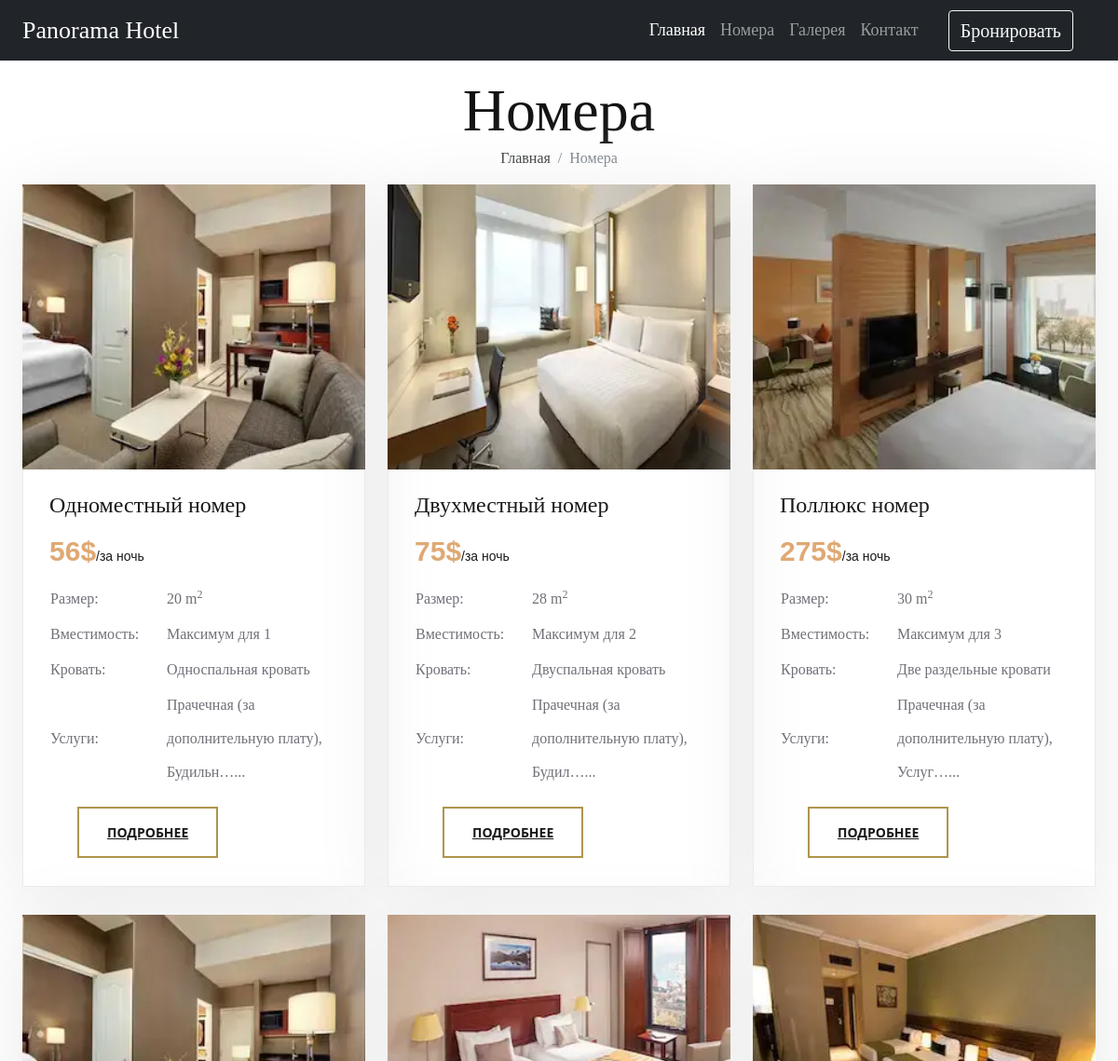
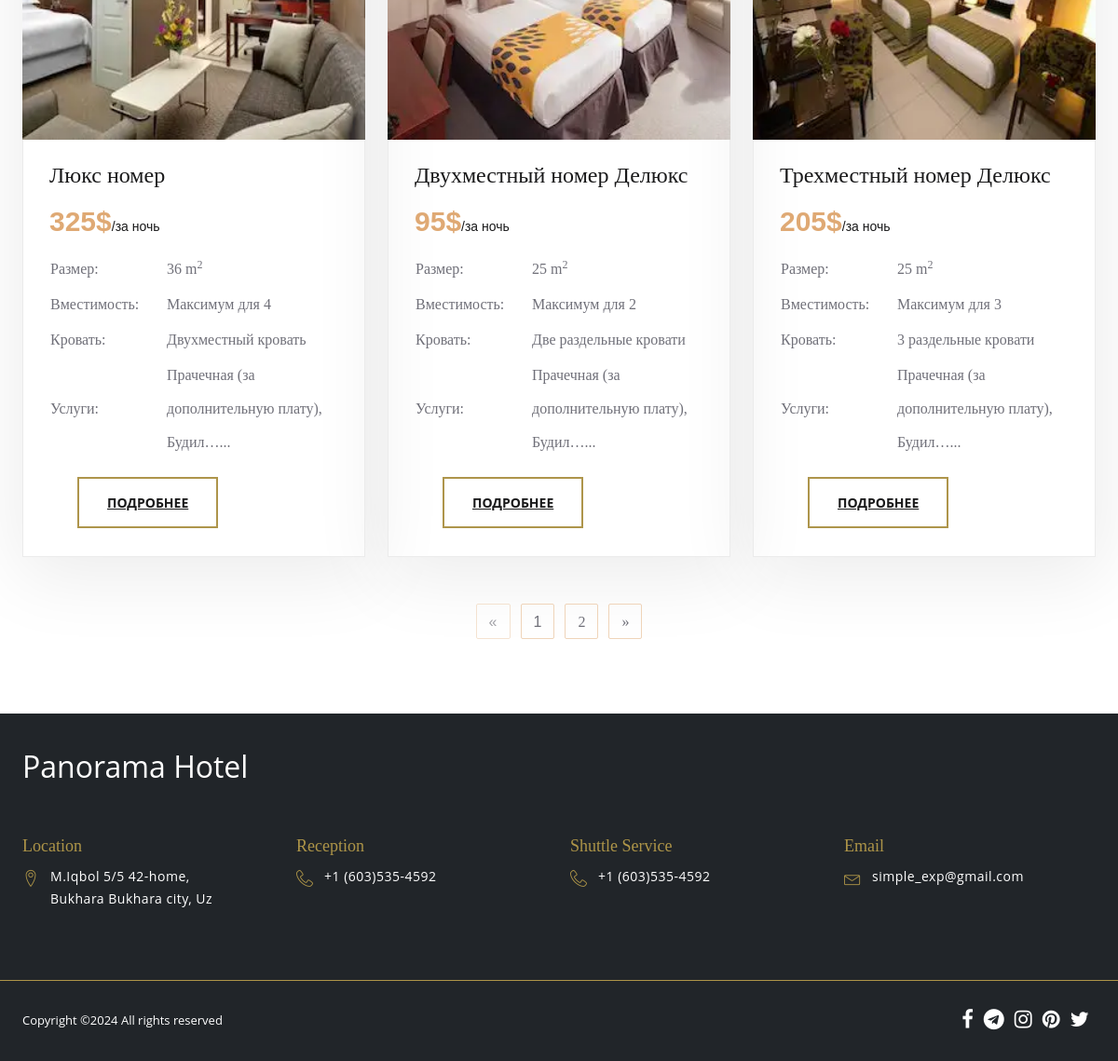
Screenshot of /rooms with the database file from the repository (2 pictures, top to bottom).
### hotelbooking/models.py (models this page shows, shortened)
class RoomType(models.Model):
    room_name = models.CharField(max_length=100)
    price = models.IntegerField()
    image = models.ImageField(upload_to="images/")
    max_persona = models.IntegerField()
    room_size = models.IntegerField()
    beds = models.CharField(max_length=255)
    comforts = models.TextField()
    services = models.TextField()
    smoking = models.BooleanField()
    mini_bar = models.BooleanField()
    description = models.TextField()

### hotelbooking/views.py (the view)
# urls.py: path('rooms', views.rooms_page, name='rooms_page'),
def rooms_page(request):
    room_typies_list = RoomType.objects.all()
    page = request.GET.get('page', 1)
    paginator = Paginator(room_typies_list, 6)
    try:
        room_typies = paginator.page(page)
    except PageNotAnInteger:
        room_typies = paginator.page(1)
    except EmptyPage:
        room_typies = paginator.page(paginator.num_pages)
    return render(request, 'hotelbooking/rooms.html', {
        'room_typies': room_typies
    })

### hotelbooking/templates/hotelbooking/rooms.html (shortened to what this page needs)
{% extends 'hotelbooking/index.html' %}
{% load static %}
{% block content %}
<div class="container mt-3">
    <div class="row">
        <div class="col-12">
            <h1 class="display-3 text-center">Номера</h1>
        </div>
        <div class="col">
            <nav aria-label="breadcrumb">
                <ol class="breadcrumb  justify-content-center">
                    <li class="breadcrumb-item">Главная</li>
                    <li class="breadcrumb-item active" aria-current="page">Номера</li>
                </ol>
            </nav>
        </div>
    </div>
</div>
<section class="rooms-section spad">
    <div class="container">
        <div class="row">
            {% for room_type in room_typies %}
            <div class="col-lg-4 col-md-6">
                <div class="room-item">
                    <img src="{{ room_type.image.url }}" alt="{{ room_type.room_name }}">
                    <div class="ri-text">
                        <h4>{{ room_type.room_name }}</h4>
                        <h3>{{ room_type.price }}$<span>/за ночь</span></h3>
                        <table>
                            <tbody>
                            <tr>
                                <td class="r-o">Размер:</td>
                                <td>{{ room_type.room_size }} m<sup>2</sup> </td>
                            </tr>
                            <tr>
                                <td class="r-o">Вместимость:</td>
                                <td>Максимум для {{ room_type.max_persona }}</td>
                            </tr>
                            <tr>
                                <td class="r-o">Кровать:</td>
                                <td>{{ room_type.beds }}</td>
                            </tr>
                            <tr>
                                <td class="r-o">Услуги:</td>
                                <td>{{ room_type.services| truncatechars_html:45 }}...</td>
                            </tr>
                            </tbody>
                        </table>
                        <button type="button" class="primary-btn" data-bs-toggle="offcanvas" data-bs-target="#demo{{ room_type.id }}">Подробнее</button>
                    </div>
                </div>
            </div>
            {% endfor %}
            <div class="col-lg-12">
                {% if room_typies.has_other_pages %}
                    <div class="room-pagination">
                        {% if room_typies.has_previous %}
                            <a href="?page={{ room_typies.previous_page_number }}" class="btn">&laquo;</a>
                        {% else %}
                            <a class="disabled btn"><span>&laquo;</span></a>
                        {% endif %}
                        {% for i in room_typies.paginator.page_range %}
                            {% if room_typies.number == i %}
                                <a class="active btn"><span>{{ i }} <span class="sr-only">(current)</span></span></a>
                            {% else %}
                                <a href="?page={{ i }}" class="btn">{{ i }}</a>
                            {% endif %}
                        {% endfor %}
                        {% if room_typies.has_next %}
                            <a href="?page={{ room_typies.next_page_number }}" class="btn">&raquo;</a>
                        {% else %}
                            <a class="disabled btn"><span>&raquo;</span></a>
                        {% endif %}
                    </div>
                {% endif %}
            </div>
        </div>
    </div>
</section>
{% endblock %}

### hotelbooking/templates/hotelbooking/index.html (shortened to what this page needs)
<!DOCTYPE html>
{% load static %}
<html lang="ru">
<head>
    <link rel="stylesheet" href="{% static 'css/bootstrap.css' %}" type="text/css">
    <link rel="stylesheet" href="{% static 'css/font-awesome.min.css' %}" type="text/css">
    <link rel="stylesheet" href="{% static 'css/flaticon.css' %}" type="text/css">
    <link rel="stylesheet" href="{% static 'css/jquery-ui.min.css' %}" type="text/css">
    <link rel="stylesheet" href="{% static 'css/linearicons.css' %}" type="text/css">
    <link rel="stylesheet" href="{% static 'css/owl.carousel.min.css' %}" type="text/css">
    <link rel="stylesheet" href="{% static 'css/nice-select.css' %}" type="text/css">
    <link rel="stylesheet" href="{% static 'css/magnific-popup.css' %}" type="text/css">
    <link rel="stylesheet" href="{% static 'css/slicknav.min.css' %}" type="text/css">
    <link rel="stylesheet" href="{% static 'css/style.css' %}" type="text/css">
    <link rel="stylesheet" href="{% static 'css/mystyle.css' %}" type="text/css">
</head>
<body>
<header class="sticky-fixed">
    <nav class="navbar navbar-expand-md bg-dark navbar-dark">
        <div class="container">
            <a class="navbar-brand" href="{% url 'main_page' %}">Panorama Hotel</a>
            <div class="collapse navbar-collapse justify-content-end" id="collapsibleNavbar">
                <ul class="navbar-nav nav nav-pills">
                    <li class="navbar-item start-responsible">
                        <a href="{% url 'main_page' %}" class="nav-link text-white">Главная</a>
                    </li>
                    <li class="navbar-item">
                        <a href="{% url 'rooms_page' %}" class="nav-link">Номера</a>
                    </li>
                    <li class="navbar-item">
                        <a href="{% url 'gallery_page' %}" class="nav-link">Галерея</a>
                    </li>
                    <li class="navbar-item end-responsible">
                        <a href="{% url 'contact_page' %}" class="nav-link">Контакт</a>
                    </li>
                    <a href="{% url 'booking_page' %}" type="button" class="btn btn-outline-light mx-4 d-grid bron-btn">Бронировать</a>
                </ul>
            </div>
        </div>
    </nav>
</header>
<main>
    {% block content %}
    {% endblock %}
</main>
<footer class="footer-section bg-dark">
    <div class="container">
        <div class="row">
            <div class="col-lg-12">
                <div class="footer-logo">
                    <p class="footer-h">Panorama Hotel</p>
                </div>
            </div>
        </div>
        <div class="row pb-50">
            <div class="col-lg-3 col-sm-6">
                <div class="single-footer-widget">
                    <h5>Location</h5>
                    <div class="widget-text">
                        <i class="lnr lnr-map-marker"></i>
                        <p>M.Iqbol 5/5 42-home, <br/>Bukhara Bukhara city, Uz</p>
                    </div>
                </div>
            </div>
            <div class="col-lg-3 col-sm-6">
                <div class="single-footer-widget">
                    <h5>Reception</h5>
                    <div class="widget-text">
                        <i class="lnr lnr-phone-handset"></i>
                        <p>+1 (603)535-4592</p>
                    </div>
                </div>
            </div>
            <div class="col-lg-3 col-sm-6">
                <div class="single-footer-widget">
                    <h5>Shuttle Service</h5>
                    <div class="widget-text">
                        <i class="lnr lnr-phone-handset"></i>
                        <p>+1 (603)535-4592</p>
                    </div>
                </div>
            </div>
            <div class="col-lg-3 col-sm-6">
                <div class="single-footer-widget">
                    <h5>Email</h5>
                    <div class="widget-text">
                        <i class="lnr lnr-envelope"></i>
                        <p>simple_exp@gmail.com</p>
                    </div>
                </div>
            </div>
        </div>
    </div>
    <div class="copyright-area">
        <div class="container">
            <div class="copyright-text">
                Copyright &copy;<script>document.write(new Date().getFullYear());</script>
                All rights reserved
            </div>
            <div class="footer-links float-end">
                <a href="https://www.facebook.com/PanoramaHotelBukhara"><i class="fa fa-facebook"></i></a>
                <a href="https://t.me/panoramacity_hotel"><i class="fa fa-telegram"></i></a>
                <a href="https://www.instagram.com/_panorama_hotel_/"><i class="fa fa-instagram"></i></a>
                <a href="https://www.pinterest.com/Panoramahotel_tiberias_il/"><i class="fa fa-pinterest"></i></a>
                <a href="https://twitter.com/hotelpanorama10"><i class="fa fa-twitter"></i></a>
            </div>
        </div>
    </div>
</footer>
</body>
</html>

### static/css/style.css (style rules this page uses)
html, body { height: 100%; font-family: "Taviraj", serif; -webkit-font-smoothing: antialiased; font-smoothing: antialiased; background: none; }
h1, h2, h3, h4, h5, h6 { margin: 0; color: #111111; font-weight: 500; font-family: "Taviraj", serif; }
h1 { font-size: 70px; }
h3 { font-size: 30px; }
h4 { font-size: 24px; }
h5 { font-size: 18px; }
p { font-size: 16px; color: #858585; font-family: "Open Sans", sans-serif; font-weight: 400; line-height: 28px; margin: 0 0 15px 0; }
img { max-width: 100%; }
ul, ol { padding: 0; margin: 0; }
.spad { padding-top: 100px; padding-bottom: 100px; }
.primary-btn { display: inline-block; font-size: 14px; font-weight: 700; padding: 15px 0; padding-left: 34px; padding-right: 64px; color: #081624; font-family: "Open Sans", sans-serif; text-transform: uppercase; border: 2px solid #AE954B; position: relative; }
.room-item { margin-bottom: 40px; -webkit-box-shadow: 2px 15px 75px 6px #ECECEC; box-shadow: 2px 15px 75px 6px #ECECEC; }
.pb-50 { padding-bottom: 50px; }
.footer-section { padding-top: 43px; overflow: hidden; }
.footer-section .footer-logo { margin-bottom: 50px; }
.footer-section .single-footer-widget { margin-bottom: 25px; }
.footer-section .single-footer-widget h5 { font-size: 18px; line-height: 42px; color: #ae9548; }
.footer-section .single-footer-widget .widget-text { position: relative; }
.footer-section .single-footer-widget .widget-text i { position: absolute; left: 0; top: 5px; font-size: 18px; color: #ae9548; }
.footer-section .single-footer-widget .widget-text p { font-size: 14px; line-height: 24px; letter-spacing: 0.5px; color: #ffffff; margin-left: 30px; }
.footer-section .copyright-area { overflow: hidden; padding: 30px 0; border-top: 1px solid #ae9548; }
.footer-section .copyright-area .copyright-text { float: left; font-size: 13px; font-family: "Open Sans", sans-serif; font-weight: 400; color: #ffffff; line-height: 24px; }
@media (min-width: 1200px) { .container { max-width: 1176px; } }

### static/css/mystyle.css (style rules this page uses)
.navbar { font-size: 18px; }
.navbar-brand { font-size: 26px; }
.bron-btn { font-size: 20px; }
.footer-h { font-size: 32px; color: white; text-decoration: none; }
.footer-links a { display: inline-block; color: #fff; border-radius: 50%; line-height: 0px; font-size: 22px; margin-right: 7px; text-align: center; }
.rooms-section { padding-top: 0; padding-bottom: 80px; }
.room-item { margin-bottom: 30px; }
.room-item img { min-width: 100%; }
.room-item .ri-text { border: 1px solid #ebebeb; border-top: none; padding: 24px 24px 30px 28px; }
.room-item .ri-text h4 { color: #19191a; margin-bottom: 17px; }
.room-item .ri-text h3 { color: #dfa974; font-weight: 700; margin-bottom: 14px; }
.room-item .ri-text h3 span { font-family: "Cabin", sans-serif; font-size: 14px; font-weight: 400; color: #19191a; }
.room-item .ri-text table { margin-bottom: 18px; }
.room-item .ri-text table tbody tr td { font-size: 16px; color: #707079; line-height: 36px; }
.room-item .ri-text table tbody tr td.r-o { width: 125px; }
.room-item .ri-text .primary-btn { color: #19191a; }
.room-pagination { text-align: center; padding-top: 20px; }
.room-pagination a { font-size: 16px; color: #707079; border: 1px solid #EFD4B9; border-radius: 2px; padding: 7px 13px 5px; margin-right: 7px; display: inline-block; -webkit-transition: all 0.3s; -o-transition: all 0.3s; transition: all 0.3s; }
.room-pagination a:last-child { margin-right: 0; }
.primary-btn { padding: 15px 30px; background-color: white; margin-left: 30px; text-decoration: underline; }
.offcanvas-body h4, h3, h6, span { font-family:Arial, Helvetica, sans-serif; }

### rows the page displays
RoomType: image (picture), room_name "Одноместный номер", price "56", room_size "20", max_persona "1", beds "Односпальная кровать", services "Прачечная (за дополнительную плату), Будильн…"
RoomType: image (picture), room_name "Двухместный номер", price "75", room_size "28", max_persona "2", beds "Двуспальная кровать", services "Прачечная (за дополнительную плату), Будил…"
RoomType: image (picture), room_name "Поллюкс номер", price "275", room_size "30", max_persona "3", beds "Две раздельные кровати", services "Прачечная (за дополнительную плату), Услуг…"
RoomType: image (picture), room_name "Люкс номер", price "325", room_size "36", max_persona "4", beds "Двухместный кровать", services "Прачечная (за дополнительную плату), Будил…"
RoomType: image (picture), room_name "Двухместный номер Делюкс", price "95", room_size "25", max_persona "2", beds "Две раздельные кровати", services "Прачечная (за дополнительную плату), Будил…"
RoomType: image (picture), room_name "Трехместный номер Делюкс", price "205", room_size "25", max_persona "3", beds "3 раздельные кровати", services "Прачечная (за дополнительную плату), Будил…"

### other values shown
{{ i }} "1"
{{ i }} "2"
